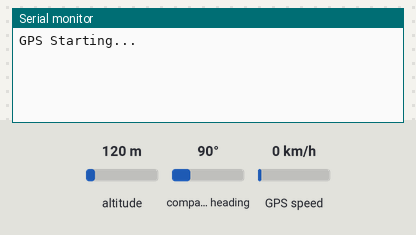
The sketch below on a simulated ESP32. Shown: the last lines printed to the serial monitor. Inputs (shaded band) come from the test bench; at power-on: altitude 120 m, GPS speed 0 km/h, compass heading 90°. The GPS gets a fix after 3 s at 37.7749, -122.4194 with 8 satellites.

Above: at 1.2 s.
1.3 s: altitude set to 20 m
At 3.8 s:
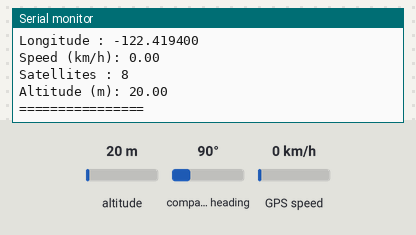
4.5 s: GPS speed set to 2 km/h
6.0 s: altitude set to 250 m
At 6.8 s:
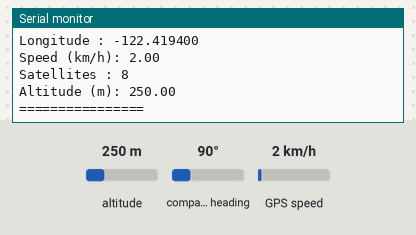

Measured:
- after the input at 1.3 s, the serial monitor: prints a new line after 1.7 s (image 1)
- after the input at 6.0 s, the serial monitor: prints a new line at once (image 2)

The sketch:

gps.ino
```cpp
#include <TinyGPSPlus.h>
#include <HardwareSerial.h>

// GPS object
TinyGPSPlus gps;

// Pakai UART2 ESP32
HardwareSerial gpsSerial(2);

// Pin GPS
#define RXD2 16
#define TXD2 17

void setup() {
  Serial.begin(115200);
  Serial.println("GPS Starting...");

  // Init GPS Serial
  gpsSerial.begin(9600, SERIAL_8N1, RXD2, TXD2);
}

void loop() {
  // Baca data GPS
  while (gpsSerial.available() > 0) {
    char c = gpsSerial.read();
    gps.encode(c);
  }

  // Jika lokasi valid
  if (gps.location.isUpdated()) {
    Serial.println("=== GPS DATA ===");
    Serial.print("Latitude  : ");
    Serial.println(gps.location.lat(), 6);

    Serial.print("Longitude : ");
    Serial.println(gps.location.lng(), 6);

    Serial.print("Speed (km/h): ");
    Serial.println(gps.speed.kmph());

    Serial.print("Satellites : ");
    Serial.println(gps.satellites.value());

    Serial.print("Altitude (m): ");
    Serial.println(gps.altitude.meters());

    Serial.println("================\n");
  }

  // Debug kalau belum dapet sinyal
  if (millis() > 5000 && gps.charsProcessed() < 10) {
    Serial.println("GPS belum terbaca, cek wiring atau sinyal!");
  }
}
```
